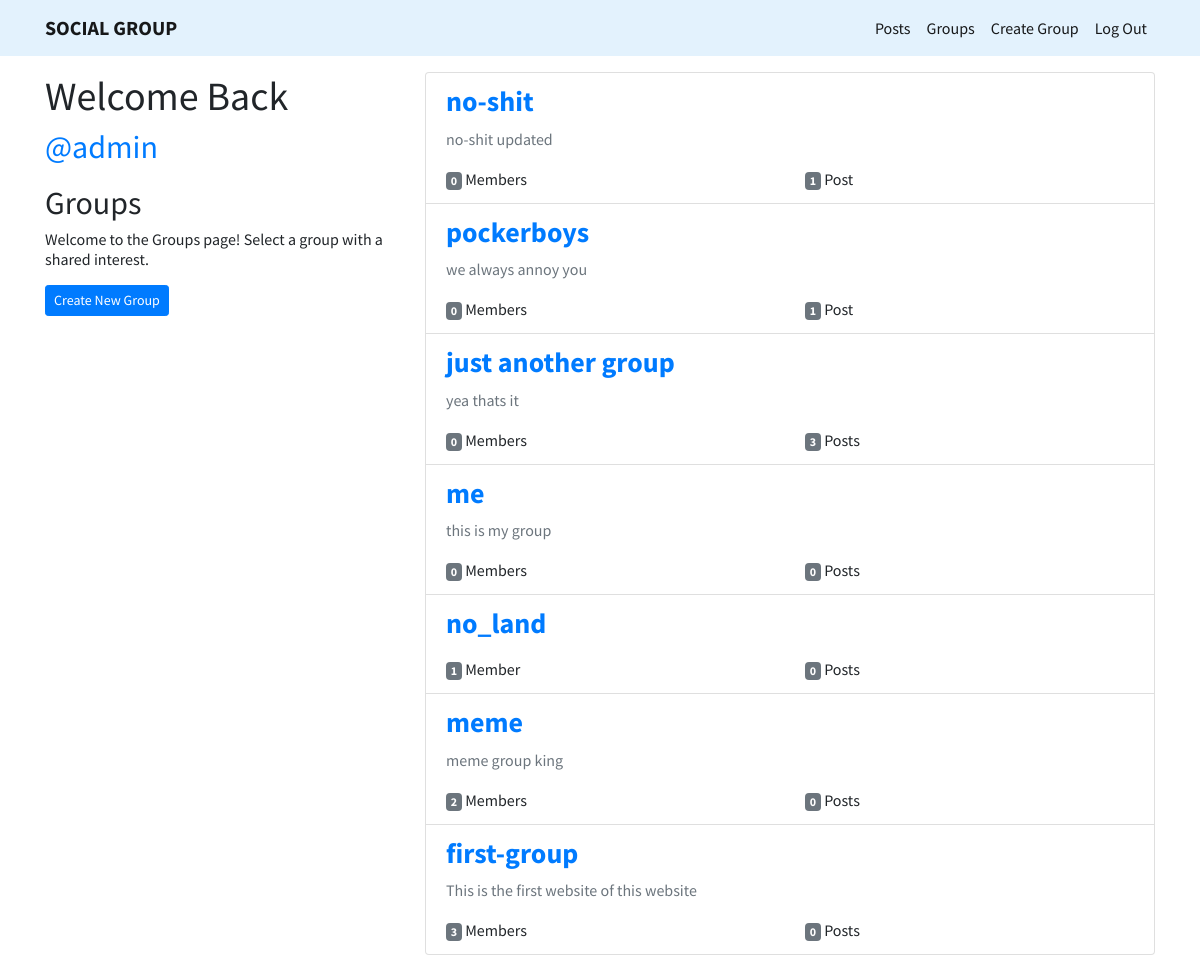
Screenshot of /groups/ (signed in) with the database file from the repository.
### groups/models.py (models this page shows, shortened)
class Group(models.Model):
    name = models.CharField(max_length=50)
    slug = models.SlugField(blank=True)
    description = models.TextField(blank=True, null=True)
    members = models.ManyToManyField(
        User, blank=True, related_name='members')
    class Meta:
        ordering = ['-pk', ]

### groups/views.py (the view)
# urls.py: path('', views.GroupListView.as_view(), name='main'),
class GroupListView(ListView):
    model = Group

### groups/templates/groups/group_list.html
{% extends "groups/group_base.html" %}
{% block group_content %}
<div class="col-md-4">
    {% if user.is_authenticated %}
    <h1>Welcome Back <br>
        <small><a href="">@{{ user.username }}</a></small>
    </h1>
    {% endif %}
    <h2 class="mt-3">Groups</h2>
    <h6>Welcome to the Groups page! Select a group with a shared interest.</h6>
    {% if user.is_authenticated %}
    <a href="{% url 'groups:create' %}" class=" mt-2 btn btn-sm btn-primary">Create New Group</a>
    {% endif %}
</div>
<div class="col-md-8">
    <ul class="list-group mb-3">
        {% for group in group_list %}
        <li class="list-group-item">
            <h3><b><a href="{% url 'groups:detail' group.slug %}">{{ group.name }}</a></b></h3>
            <p class="text-muted">{{ group.description }}</p>
            <div class="row">
                <div class="col-6"><span class="badge badge-secondary">{{ group.members.count }}</span>
                    Member{{group.members.count|pluralize }}</div>
                <div class="col-6"><span class="badge badge-secondary">{{ group.posts.count }}</span>
                    Post{{ group.posts.count|pluralize }}</div>
            </div>
        </li>
        {% endfor %}
    </ul>
</div>
{% endblock group_content %}

### templates/base.html (style rules this page uses)
body { font-family: 'Source Sans Pro', sans-serif; }

### rows the page displays
Group: name "no-shit", description "no-shit updated", members.count "0", posts.count "1"
Group: name "pockerboys", description "we always annoy you", members.count "0", posts.count "1"
Group: name "just another group", description "yea thats it", members.count "0", posts.count "3"
Group: name "me", description "this is my group", members.count "0", posts.count "0"
Group: name "no_land", members.count "1", posts.count "0"
Group: name "meme", description "meme group king", members.count "2", posts.count "0"
Group: name "first-group", description "This is the first website of this website", members.count "3", posts.count "0"

### other values shown
{{ user.username }} "admin"
